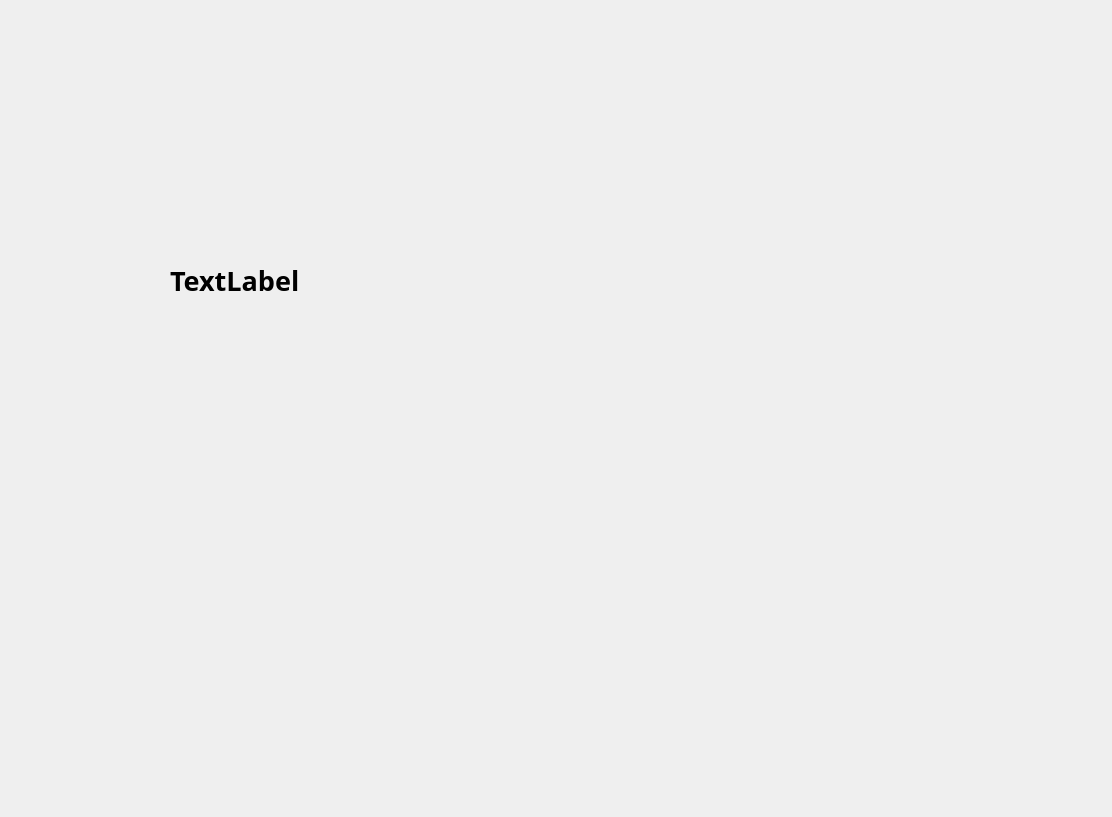
<?xml version="1.0" encoding="UTF-8"?>
<ui version="4.0">
 <class>Dialog</class>
 <widget class="QDialog" name="Dialog">
  <property name="geometry">
   <rect>
    <x>0</x>
    <y>0</y>
    <width>1112</width>
    <height>817</height>
   </rect>
  </property>
  <property name="windowTitle">
   <string>Dialog</string>
  </property>
  <widget class="QLabel" name="label">
   <property name="geometry">
    <rect>
     <x>170</x>
     <y>110</y>
     <width>731</width>
     <height>341</height>
    </rect>
   </property>
   <property name="font">
    <font>
     <family>맑은 고딕</family>
     <pointsize>20</pointsize>
     <weight>75</weight>
     <bold>true</bold>
    </font>
   </property>
   <property name="text">
    <string>TextLabel</string>
   </property>
  </widget>
 </widget>
 <resources/>
 <connections/>
</ui>
